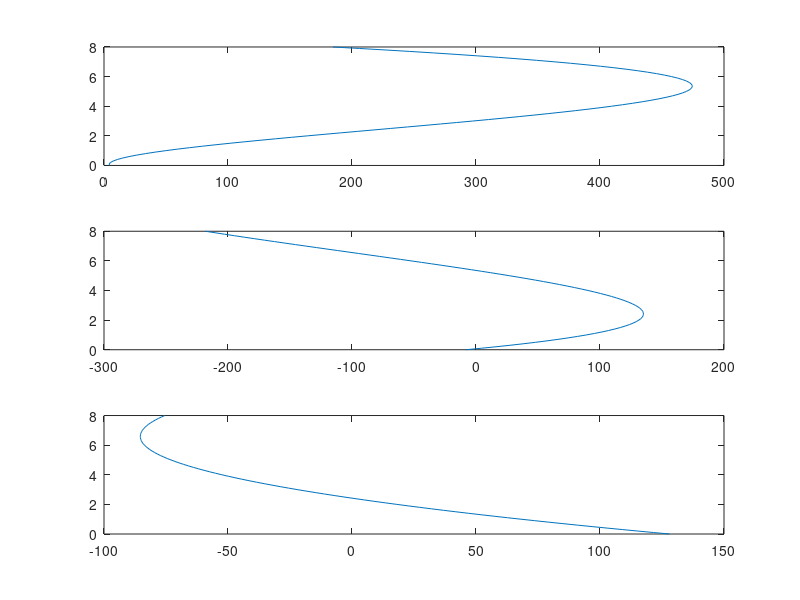

MATLAB code for this plot:
t = [0:.1:8];
p = [0.41 .* t.^4 - 10.8 .* t.^3 + 64 .* t.^2 - 8.2 .* t + 4.4];
v = [1.64 .* t.^3 - 32.4 .* t.^2 + 128 .* t - 8.2];
a = [4.92 .* t.^2 - 64.8 .* t + 128];

subplot(3,1,1)
plot(p,t)
subplot(3,1,2)
plot(v,t)
subplot(3,1,3)
plot(a,t)